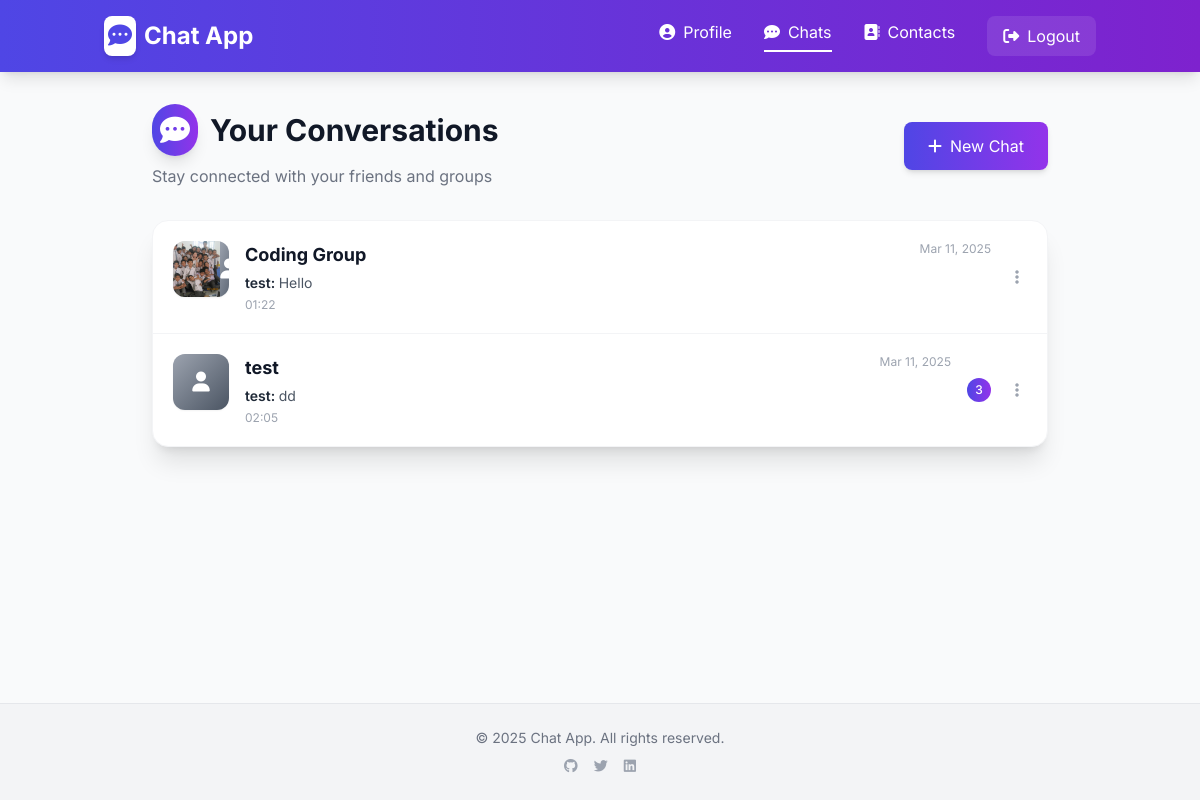
The app's page / (signed in) with its own data.
### chat/models.py (models this page shows, shortened)
class Message(models.Model):
    MESSAGE_TYPES = (
        ('text', 'Text'),
        ('image', 'Image'),
        ('video', 'Video'),
        ('audio', 'Audio'),
        ('file', 'File'),  # For PDFs, TXT, etc.
    )
    room = models.ForeignKey(Room, related_name='messages', on_delete=models.CASCADE)
    sender = models.ForeignKey(User, related_name='sent_messages', on_delete=models.CASCADE)
    content = models.TextField(blank=True)
    file = models.FileField(upload_to='chat_files/', blank=True, null=True)
    message_type = models.CharField(max_length=10, choices=MESSAGE_TYPES, default='text')
    timestamp = models.DateTimeField(auto_now_add=True)
    is_read = models.BooleanField(default=False)
    class Meta:
        ordering = ['timestamp']

class Room(models.Model):
    id = models.UUIDField(primary_key=True, default=uuid.uuid4, editable=False)
    name = models.CharField(max_length=128, blank=True)
    participants = models.ManyToManyField(User, related_name='rooms')
    created_at = models.DateTimeField(auto_now_add=True)
    is_direct = models.BooleanField(default=True)  # True for direct messages, False for group chats

### chat/views.py (the view)
# urls.py: path('', views.index, name='index'),
@login_required
def index(request):
    rooms = Room.objects.filter(participants=request.user).order_by('-created_at')
    room_data = []
    for room in rooms:
        latest_message = room.messages.last()
        other_participants = room.participants.exclude(id=request.user.id)
        participant_profiles = []
        for participant in other_participants:
            profile = Profile.objects.filter(user=participant).first()
            participant_profiles.append({
                'username': participant.username,
                'profile_picture': profile.profile_picture if profile and profile.profile_picture else None
            })
        room_info = {
            'id': room.id,
            'name': room.name if room.name else ", ".join([user.username for user in other_participants]),
            'latest_message': latest_message,
            'other_participants': other_participants,
            'participant_profiles': participant_profiles,
            'unread_count': room.messages.filter(is_read=False).exclude(sender=request.user).count(),
        }
        room_data.append(room_info)
    return render(request, 'chat/index.html', {
        'room_data': room_data,
    })

### chat/templates/chat/index.html (shortened to what this page needs)
{% extends 'base.html' %}
{% block content %}
<div class="max-w-4xl mx-auto">
  <div class="flex flex-col md:flex-row justify-between items-start md:items-center mb-8 gap-4">
    <div>
      <h1 class="text-3xl font-bold text-gray-900 flex items-center">
        <span class="bg-gradient-to-r from-indigo-600 to-purple-600 rounded-full p-2 mr-3 text-white shadow-lg">
          <i class="fas fa-comment-dots"></i>
        </span>
        Your Conversations
      </h1>
      <p class="text-gray-500 mt-2">Stay connected with your friends and groups</p>
    </div>
    <a href="{% url 'contacts' %}" class="bg-gradient-to-r from-indigo-600 to-purple-600 hover:from-indigo-700 hover:to-purple-700 text-white py-3 px-6 rounded-lg transition shadow-md flex items-center transform hover:scale-105 duration-200">
      <i class="fas fa-plus mr-2"></i> New Chat
    </a>
  </div>
  <div class="bg-white rounded-2xl shadow-xl overflow-hidden border border-gray-100">
    {% if room_data %}
      <div class="grid divide-y divide-gray-100">
        {% for room in room_data %}
          <div class="block chat-item hover:bg-indigo-50 transition">
            <div class="p-5 flex justify-between items-center gap-4">
              <a href="{% url 'room' room.id %}" class="flex-1 min-w-0 flex items-start">
                {% if room.is_group %}
                  <div class="w-14 h-14 bg-gradient-to-br from-indigo-400 to-purple-500 rounded-xl flex items-center justify-center mr-4 flex-shrink-0 shadow-md">
                    <i class="fas fa-users text-white text-xl"></i>
                  </div>
                {% else %}
                  <div class="relative w-14 h-14 bg-gray-200 rounded-xl flex items-center justify-center mr-4 flex-shrink-0 shadow-sm overflow-hidden">
                    {% for profile in room.participant_profiles %}
                      {% if profile.profile_picture %}
                        <img src="{{ profile.profile_picture.url }}" alt="{{ profile.username }}" class="w-14 h-14 object-cover">
                      {% else %}
                        <div class="bg-gradient-to-br from-gray-400 to-gray-600 w-full h-full flex items-center justify-center">
                          <i class="fas fa-user text-white text-xl"></i>
                        </div>
                      {% endif %}
                    {% endfor %}
                  </div>
                {% endif %}
                <div class="flex-1 min-w-0">
                  <div class="flex justify-between items-start">
                    <h3 class="text-lg font-bold text-gray-900 truncate">{{ room.name }}</h3>
                    <p class="text-xs text-gray-400 ml-2 flex-shrink-0">
                      {% if room.latest_message %}
                        {{ room.latest_message.timestamp|date:"M d, Y" }}
                      {% endif %}
                    </p>
                  </div>
                  {% if room.latest_message %}
                    <p class="text-sm text-gray-600 truncate mt-1">
                      {% if room.latest_message.sender == request.user %}
                        <span class="font-semibold text-indigo-600">You: </span>
                      {% else %}
                        <span class="font-semibold text-gray-800">{{ room.latest_message.sender.username }}: </span>
                      {% endif %}
                      {% if room.latest_message.message_type == 'text' %}
                        {{ room.latest_message.content|truncatechars:40 }}
                      {% elif room.latest_message.message_type == 'audio' %}
                        <i class="fas fa-microphone text-indigo-500"></i> Voice message
                      {% else %}
                        <i class="fas fa-file text-indigo-500"></i> Attachment
                      {% endif %}
                    </p>
                    <p class="text-xs text-gray-400 mt-1">{{ room.latest_message.timestamp|date:"H:i" }}</p>
                  {% else %}
                    <p class="text-sm text-gray-500 mt-1 italic">Start a conversation</p>
                  {% endif %}
                </div>
              </a>
              <div class="flex items-center gap-4">
                {% if room.unread_count > 0 %}
                  <span class="inline-flex items-center justify-center h-6 w-6 rounded-full bg-gradient-to-r from-indigo-600 to-purple-600 text-white text-xs font-medium unread-badge">
                    {{ room.unread_count }}
                  </span>
                {% endif %}
                <div class="relative dropdown-container">
                  <button class="chat-menu-btn text-gray-400 hover:text-gray-700 transition p-2 rounded-full hover:bg-gray-100">
                    <i class="fas fa-ellipsis-v"></i>
                  </button>
                </div>
              </div>
            </div>
          </div>
        {% endfor %}
      </div>
    {% endif %}
  </div>
</div>
{% endblock %}

### chat/templates/base.html (style rules this page uses)
body { font-family: 'Inter', sans-serif; }

### chat/templates/chat/index.html (style rules this page uses)
.chat-item { transition: all 0.2s ease-in-out; }
.unread-badge { animation: pulse 2s infinite; }

### records on screen
Message: name "Coding Group", latest_message.timestamp "Mar 11, 2025", latest_message.sender.username "test", latest_message.content "Hello", latest_message.timestamp "01:22"
Message: name "test", latest_message.timestamp "Mar 11, 2025", latest_message.sender.username "test", latest_message.content "dd", latest_message.timestamp "02:05", unread_count "3"
